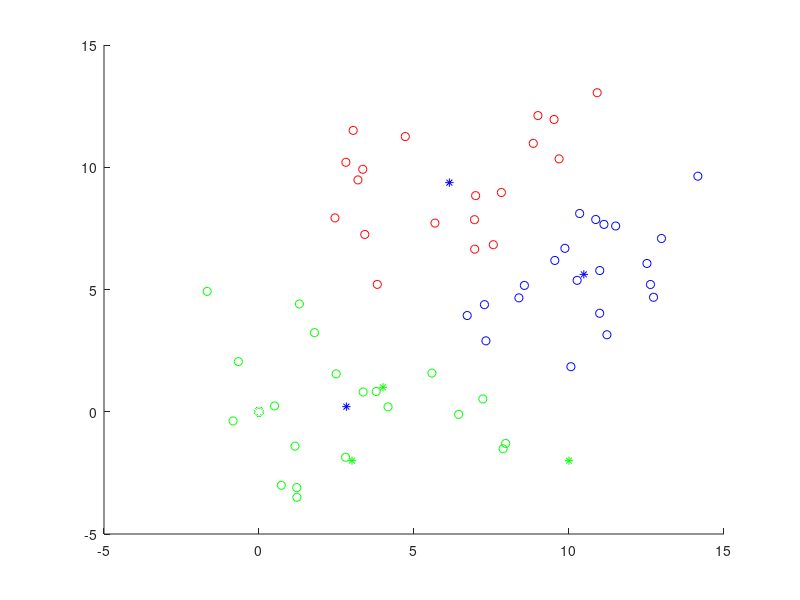

The MATLAB script that drew this image:
clc 
clear all

number_of_individuals = 60;
range = 10;  
cluster_centers = [5 0 ; -2 -4 ; 2 4];
group=zeros(number_of_individuals,2);

group_1=[];
group_2=[];
group_3=[];
group_1_values=zeros(number_of_individuals,2);
group_2_values=zeros(number_of_individuals,2);
group_3_values=zeros(number_of_individuals,2);

% initilization of group

for i=1:3
    for j=1:number_of_individuals/3
        group((i-1)*number_of_individuals/3+j,1)= rand(1,1)*range + cluster_centers(i,1);
        group((i-1)*number_of_individuals/3+j,2)= rand(1,1)*range + cluster_centers(i,2);
    end
end

% plot(group(:,1),group(:,2),'or')
hold on


% creation of arbitrary centers 

new_centers = [randi([-2,6],1) randi([-2,10],1); randi([-2,10],1) randi([-2,10],1); randi([-2,10],1) randi([-2,10],1)];
plot(new_centers(:,1),new_centers(:,2),'*g')
hold on

% test groups for iteration

group_old=zeros(3,number_of_individuals);
group_new=zeros(3,number_of_individuals);
distances=zeros(3,number_of_individuals);


counter_iterations=0;

while(1)
    
    % calculation of distances
    % euclidean distances
    for i=1:3
        for j=1:number_of_individuals
%             distances(i,j)=euclidean_distance_f(new_centers(i,1),new_centers(i,2),group(j,1),group(j,2));
              distances(i,j)=sqrt(power((new_centers(i,1)-group(j,1)),2) + power((new_centers(i,2)-group(j,2)),2));
        end
    end

 
    min_value=0;
    for i=1:number_of_individuals
            min_value=min([distances(1,i) distances(2,i) distances(3,i)]);
            if(min_value==distances(1,i))
                distances(1,i)=1;
                distances(2,i)=0;
                distances(3,i)=0;
            elseif (min_value==distances(2,i))
                distances(1,i)=0;
                distances(2,i)=1;
                distances(3,i)=0;
            elseif (min_value==distances(3,i))
                distances(1,i)=0;
                distances(2,i)=0;
                distances(3,i)=1;
            end
    end
    
    group_new = distances % the new group to compare with old group
    
    group_1=distances(1,:) ;
    group_2=distances(2,:) ;
    group_3=distances(3,:) ;
    
    sum_x=0; % sum to find average value for centers 1
    sum_y=0;
    counter=0;
    
    for i=1:number_of_individuals
        if group_1(i)==1
            sum_x=sum_x+group(i,1);
            sum_y=sum_y+group(i,2);
            counter=counter+1;
        end
    end
    
    new_centers(1,1)=sum_x/counter;
    new_centers(1,2)=sum_y/counter;


    sum_x=0; % sum to find average value for centers 2
    sum_y=0;
    counter=0;
    
    for i=1:number_of_individuals
        if group_2(i)==1
            sum_x=sum_x+group(i,1);
            sum_y=sum_y+group(i,2);
            counter=counter+1;
        end
    end
    
    new_centers(2,1)=sum_x/counter;
    new_centers(2,2)=sum_y/counter;

    sum_x=0; % sum to find average value for centers 3
    sum_y=0;
    counter=0;
    
    for i=1:number_of_individuals
        if group_3(i)==1
            sum_x=sum_x+group(i,1);
            sum_y=sum_y+group(i,2);
            counter=counter+1;
        end
    end
    
    new_centers(3,1)=sum_x/counter;
    new_centers(3,2)=sum_y/counter;
    
    if (group_old == group_new)
        break
    else
        group_old=group_new
    end
    counter_iterations=counter_iterations+1;
end

for i=1:number_of_individuals
        if group_new(1,i)==1
            group_1_values(i,1)=group(i,1);
            group_1_values(i,2)=group(i,2);
        end
end

for i=1:number_of_individuals
        if group_new(2,i)==1
            group_2_values(i,1)=group(i,1);
            group_2_values(i,2)=group(i,2);
        end
end

for i=1:number_of_individuals
        if group_new(3,i)==1
            group_3_values(i,1)=group(i,1);
            group_3_values(i,2)=group(i,2);
        end
end


counter_iterations

plot(group_1_values(:,1),group_1_values(:,2),'or')
hold on
plot(group_2_values(:,1),group_2_values(:,2),'ob')
hold on
plot(group_3_values(:,1),group_3_values(:,2),'og')
hold on
plot(0,0,'ow')
hold on


plot(new_centers(:,1),new_centers(:,2),'*b')
hold on
